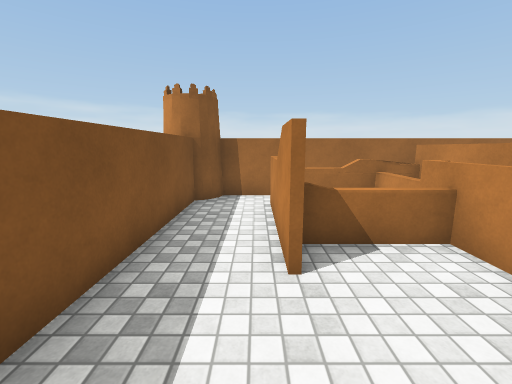
[1] (above)

12 first-person views from a walk through a scene from a Unity 3-D project. The camera is 1.5 m above the floor, tilts 10° down and sees 90° across. The floor is counted in squares, 1 m on a side. Each view is taken from the middle of a square. On the plan, view 1 faces up. The plan holds only what a view shows up to about 13 squares ahead; the rest is blank. The place goes on beyond the plan. The player character is not drawn. Surface patterns are stand-ins for the level's own textures.

[2]
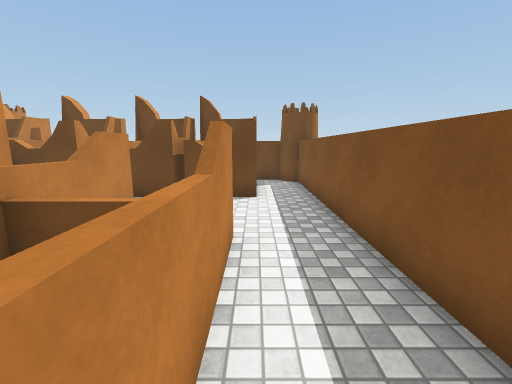

[3]
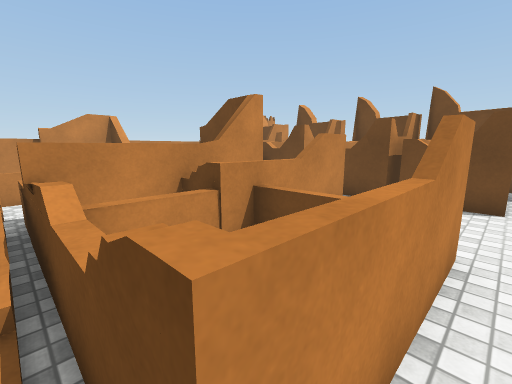

[4]
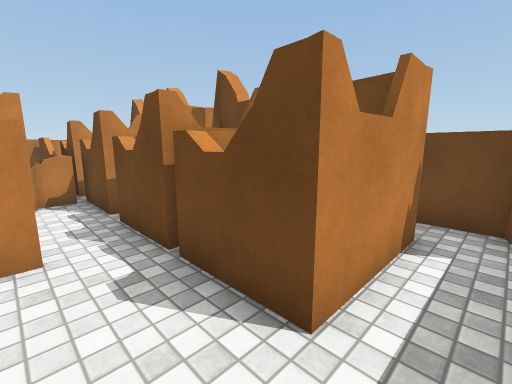

[5]
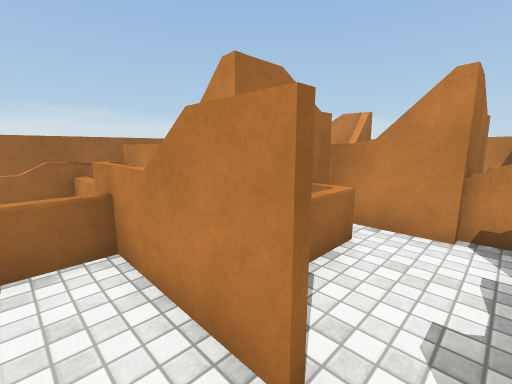

[6]
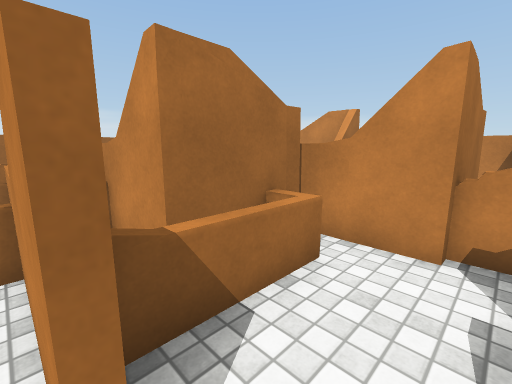

[7]
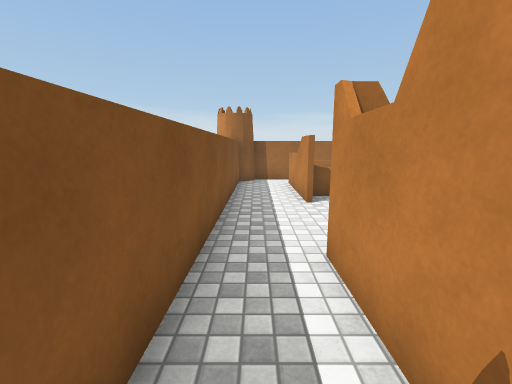

[8]
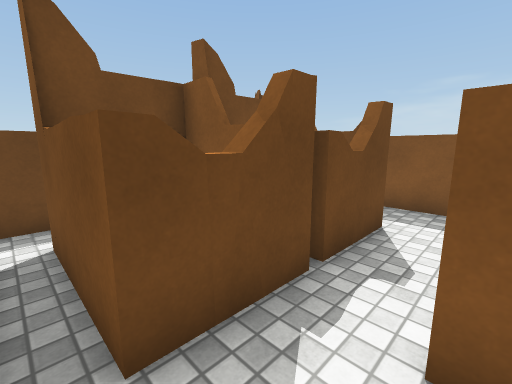

[9]
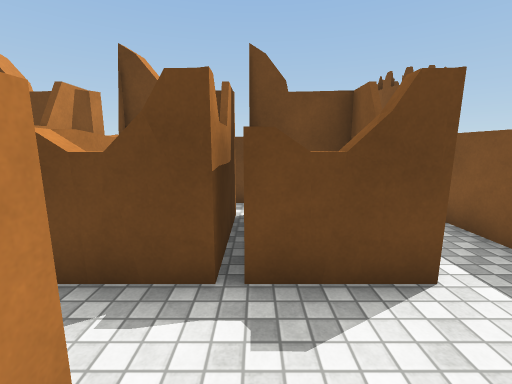

[10]
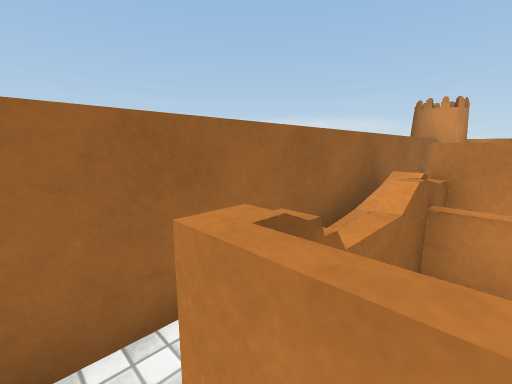

[11]
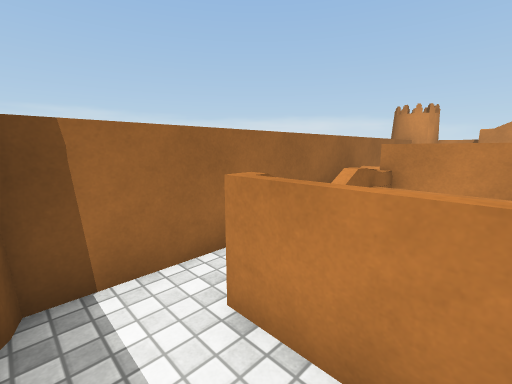

[12]
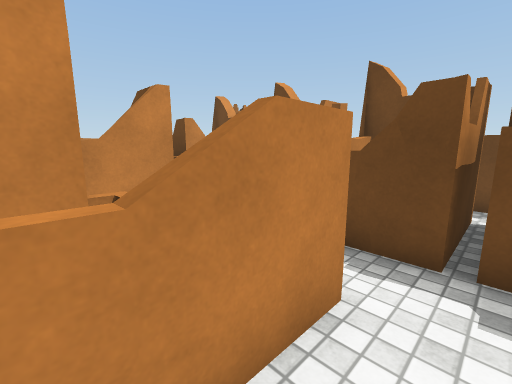

### Floor plan
Key: @ floor where view 1 was taken; # wall or solid block; . floor; = window, fence, low wall or low ledge; v drop or lower ground; O other object.
Columns run from 2 left of view 1 to 11 right of it. Each row starts with its distance up from view 1.
  8 ##############
  7 #..#=#=v..vO #
  6 #..= ==      #
  5 #..= ##      #
  4 #..#=##      #
  3 #..#.=####
  2 #....#===#
  1 #....#...##
  0 #.@......=#
 -1 #.#########
 -2 #.#
 -3 #.######
 -4 #.. .  .
 -5 ########

Positions as (right, up) in squares from view 1, and headings:
1: (0, 0), facing up
2: (0, 7), facing down
3: (0, 7), facing down-right
4: (-1, 1), facing down-right
5: (2, 0), facing up-right
6: (3, 0), facing up-right
7: (-1, -4), facing up
8: (5, 1), facing down-left
9: (2, 2), facing down
10: (0, 6), facing up-right
11: (-1, 5), facing up-right
12: (2, 3), facing down-right
